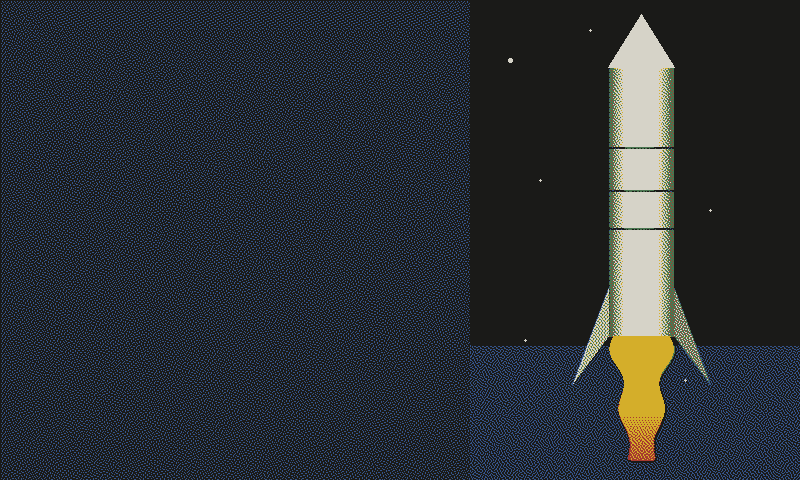
#> input picture docs/rocket-poster-kit/.compose_tmp.panel.png.panel.png, 800 x 480 px; its folder holds only this picture in this run
$ python spectra6.py .compose_tmp.panel.png.panel.png
#> lines starting #> are read from the running program, lines starting #| are printed output that depends on the picture
### docs/rocket-poster-kit/palette.py
"""
The six inks, and which pair a launch gets.

One source of truth. These values were measured off a 7.3" E Ink Spectra 6
panel, and they are deliberately NOT sRGB primaries -- the panel's gamut sits
closer to CMYK print, and its "white" reflects only 35-45% of light. It is
newsprint grey, not paper white. Design against these numbers or the piece
looks washed out on the wall and correct on your screen.

The destination pairing is what gives the series variety without redesign:
`mission.orbit.name` comes straight from Launch Library 2, so a Mars shot and
a polar sun-sync shot are different posters by construction, not by hand.
"""

# TWO palettes, and conflating them silently destroys the image.
#
# MEASURED is what the panel actually reflects. Quantize against these, so both
# the nearest-ink decision and the diffused error reflect reality -- e-paper
# shows colours 30-70% darker than nominal, and deciding against nominal RGB
# produces washed-out results with wrong error propagation.
#
# NOMINAL is what the firmware's BMP reader matches. PhotoPainter's
# GUI_BMPfile.c tests each pixel against six exact RGB triples with NO else
# clause, and `color` is declared outside the pixel loop -- so a pixel that
# matches nothing silently inherits the PREVIOUS pixel's colour and smears
# horizontally across the row. It is not a nearest-match; it is exact or
# garbage.
#
# So: design and quantize in MEASURED, then map to NOMINAL on export. Writing
# measured values into the BMP would have missed all six triples and turned
# every poster into coloured streaks.
INKS = {
    "black":  (26, 26, 24),
    "white":  (214, 211, 200),   # newsprint grey, not paper white
    "red":    (168, 57, 47),
    "yellow": (212, 174, 42),
    "blue":   (53, 84, 138),
    "green":  (74, 117, 80),
}

# Exactly what lib/GUI/GUI_BMPfile.c compares against. Do not "improve" these.
NOMINAL = {
    "black":  (0, 0, 0),
    "white":  (255, 255, 255),
    "yellow": (255, 255, 0),
    "red":    (255, 0, 0),
    "blue":   (0, 0, 255),
    "green":  (0, 255, 0),
}

MEASURED_TO_NOMINAL = {INKS[k]: NOMINAL[k] for k in INKS}

# The nibble each ink occupies in the panel's 4bpp framebuffer.
#
# VERIFIED against the firmware this build flashes, not guessed:
# aitjcize/esp32-photoframe, components/epaper_src/GUI_ColorMap.h,
# GUI_RGBToSpectra6() -- black 0, white 1, yellow 2, red 3, blue 5, green 6.
#
# Note 4 is SKIPPED. The ordering is also not alphabetical, not the order the
# inks are listed anywhere else, and puts yellow before red. Deriving it by
# enumerating a list of ink names -- which is what this file used to do -- gets
# red and yellow swapped and blue and green each shifted down one. Nothing
# catches that until a poster is on the wall with the wrong colours.
PANEL_NIBBLE = {"black": 0, "white": 1, "yellow": 2, "red": 3, "blue": 5, "green": 6}

# Order used for internal indexing and nearest-ink math. Compact 0..5, and
# deliberately NOT the panel's order -- see PANEL_NIBBLE, which is the only
# thing that may be written into a framebuffer.
INK_ORDER = ["black", "white", "red", "yellow", "blue", "green"]
INK_LIST = [(n, INKS[n]) for n in INK_ORDER]
INK_RGB = set(INKS.values())

CANVAS = (800, 480)


class Palette:
    """field = the full-bleed ground. accent = plume, rules, horizon.
    ink = the type color that reads on `field`."""

    def __init__(self, field, accent, ink="white"):
        self.field_name, self.accent_name, self.ink_name = field, accent, ink
        self.field, self.accent, self.ink = INKS[field], INKS[accent], INKS[ink]

    def __repr__(self):
        return f"Palette({self.field_name}/{self.accent_name})"


# Matched by substring against the REAL strings LL2 returns
# ("Geostationary Transfer Orbit", "Sun-Synchronous Orbit"), longest first so
# "Low Earth Orbit" cannot be shadowed by a looser rule. Order matters.
_RULES = [
    ("sun-earth l2",     Palette("black",  "blue",   "white")),
    ("sun-synchronous",  Palette("green",  "yellow", "white")),
    ("geostationary",    Palette("yellow", "red",    "black")),
    ("polar",            Palette("green",  "yellow", "white")),
    ("lunar",            Palette("black",  "yellow", "white")),
    ("moon",             Palette("black",  "yellow", "white")),
    ("mars",             Palette("red",    "white",  "white")),
    ("suborbital",       Palette("yellow", "blue",   "black")),
    ("medium earth",     Palette("blue",   "yellow", "white")),
    ("low earth",        Palette("blue",   "red",    "white")),
    ("heliocentric",     Palette("black",  "red",    "white")),
]

# `destination` is the literal string "Unknown" on real records -- three of the
# 24 samples, including both classified ones. Not an error state; a normal one.
FALLBACK = Palette("blue", "white", "white")


# [6 lines left out: function palette_for, not called in this run]


# [10 lines that do not run on import are left out]

### docs/rocket-poster-kit/spectra6.py
#!/usr/bin/env python3
"""
Spectra 6 preview + packer.

Takes any image (a painted rocket, a render, a photo) and shows you exactly what
the 7.3" E Ink Spectra 6 panel will do to it -- then writes the packed bytes the
ESP32 streams to the panel.

    python3 spectra6.py poster.png
    python3 spectra6.py poster.png --dither atkinson --saturation 2.5
    python3 spectra6.py poster.png --compare      # side-by-side original vs panel

Why this exists: you cannot eyeball whether an image survives a 6-ink panel.
Dithering is what buys tonal realism on a fixed palette -- the flat-vector
"silhouette" advice is only correct if you refuse to dither. Run your art
through this before committing to a direction.
"""
import argparse, sys
from PIL import Image, ImageEnhance
import numpy as np

# Measured-ish Spectra 6 ink values. NOT sRGB primaries -- the panel's gamut is
# closer to CMYK print, and "white" reflects only 35-45% (newsprint, not paper).
#
# Imported, not redeclared. This file used to carry its own copy, which is how
# palette.py's stated panel ordering and this file's actual ordering drifted
# apart without anything failing.
from palette import INK_LIST as INKS, INK_ORDER, PANEL_NIBBLE
PAL = np.array([c for _, c in INKS], dtype=np.float64)

# Error-diffusion kernels: (dx, dy, weight) with the divisor folded in.
KERNELS = {
    # Diffuses 100% of error. Tuned for photographs -- best tonal accuracy,
    # but it speckles flat areas and softens hard type.
    "floyd": ([(1,0,7/16),(-1,1,3/16),(0,1,5/16),(1,1,1/16)], 1.0),
    # Diffuses only 75%. Crushes near-white to clean white and near-black to
    # solid black -> punchier, keeps type crisp. Best for poster art.
    "atkinson": ([(1,0,1/8),(2,0,1/8),(-1,1,1/8),(0,1,1/8),(1,1,1/8),(0,2,1/8)], 1.0),
    # Wider spread, less directional streaking on large smooth areas (skies).
    "sierra": ([(1,0,5/32),(2,0,3/32),(-2,1,2/32),(-1,1,4/32),(0,1,5/32),
                (1,1,4/32),(2,1,2/32),(-1,2,2/32),(0,2,3/32),(1,2,2/32)], 1.0),
}

def nearest(px):
    return int(np.argmin(((PAL - px) ** 2).sum(axis=1)))

def dither(img, kernel="atkinson", inks=None):
    """Error-diffusion quantize to the 6 inks. Returns (index_map, rgb_preview).

    Deliberately plain-Python arithmetic over flat lists rather than numpy per
    pixel. The obvious implementation calls np.argmin once per pixel to find
    the nearest ink -- 384,000 array allocations for one 800x480 panel, which
    cost 5.4 seconds and made the test suite slow enough to start skipping.
    With only six inks, an unrolled loop over six tuples beats numpy's
    per-call overhead by an order of magnitude.

    Error diffusion is inherently sequential -- each pixel's error feeds its
    neighbours -- so this cannot be vectorised the way the chroma key was.
    Output is bit-identical to the numpy version; there is a test.
    """
    a = np.asarray(img.convert("RGB"), dtype=np.float64)
    h, w, _ = a.shape
    # `inks` restricts which of the six the diffusion may reach for. A grey
    # object dithered against the FULL palette reaches for red and green to
    # approximate grey, which is arithmetically nearest and visually filth --
    # a white rocket comes out speckled with colour. Neutral subjects get
    # neutral inks.
    use = [i for i, (n, _) in enumerate(INKS) if inks is None or n in inks]
    # Flat per-channel lists: indexing a Python list is far cheaper than
    # indexing a numpy array one element at a time.
    R = a[:, :, 0].ravel().tolist()
    G = a[:, :, 1].ravel().tolist()
    B = a[:, :, 2].ravel().tolist()
    pal = [(float(c[0]), float(c[1]), float(c[2])) for c in PAL]
    idx = np.zeros(h * w, dtype=np.uint8)
    offs, _ = KERNELS[kernel]

    for y in range(h):
        row = y * w
        for x in range(w):
            i0 = row + x
            r, g, b = R[i0], G[i0], B[i0]
            best, bd = use[0], 1e18
            for k in use:
                pr, pg, pb = pal[k]
                dr, dg, db = r - pr, g - pg, b - pb
                dist = dr * dr + dg * dg + db * db
                if dist < bd:
                    bd, best = dist, k
            idx[i0] = best
            pr, pg, pb = pal[best]
            er, eg, eb = r - pr, g - pg, b - pb
            for dx, dy, wt in offs:
                nx, ny = x + dx, y + dy
                if 0 <= nx < w and 0 <= ny < h:
                    j = ny * w + nx
                    R[j] += er * wt
                    G[j] += eg * wt
                    B[j] += eb * wt
    idx = idx.reshape(h, w)
    return idx, PAL[idx].astype(np.uint8)

# [28 lines left out: functions verify, index_map, not called in this run]


# compact index (INK_ORDER) -> the nibble the panel expects.
_TO_NIBBLE = np.array([PANEL_NIBBLE[n] for n in INK_ORDER], dtype=np.uint8)


# [15 lines left out: function pack, not called in this run]

def main():
    p = argparse.ArgumentParser()
    p.add_argument("image")
    p.add_argument("--out", default=None)
    p.add_argument("--dither", choices=list(KERNELS), default="atkinson")
    p.add_argument("--saturation", type=float, default=2.5,
                   help="Pre-boost. The panel renders ~80%% of print saturation; "
                        "without this everything comes out washed out.")
    p.add_argument("--contrast", type=float, default=1.15)
    p.add_argument("--size", default="800x480")
    p.add_argument("--compare", action="store_true", help="write a side-by-side")
    p.add_argument("--bin", action="store_true", help="also write packed .bin")
    a = p.parse_args()

    W, H = (int(v) for v in a.size.lower().split("x"))
    src = Image.open(a.image).convert("RGB")
#> src is the input picture: PIL image 800x480 RGB; mean R, G, B 41.8, 46.8, 52.2
    # Cover-fit, then centre-crop: never letterbox art.
    s = max(W / src.width, H / src.height)
#> s = 1
    src = src.resize((max(W,int(src.width*s)), max(H,int(src.height*s))), Image.LANCZOS)
    l, t = (src.width - W)//2, (src.height - H)//2
#> l = 0; t = 0
    src = src.crop((l, t, l + W, t + H))

    prepped = ImageEnhance.Contrast(
        ImageEnhance.Color(src).enhance(a.saturation)
    ).enhance(a.contrast)
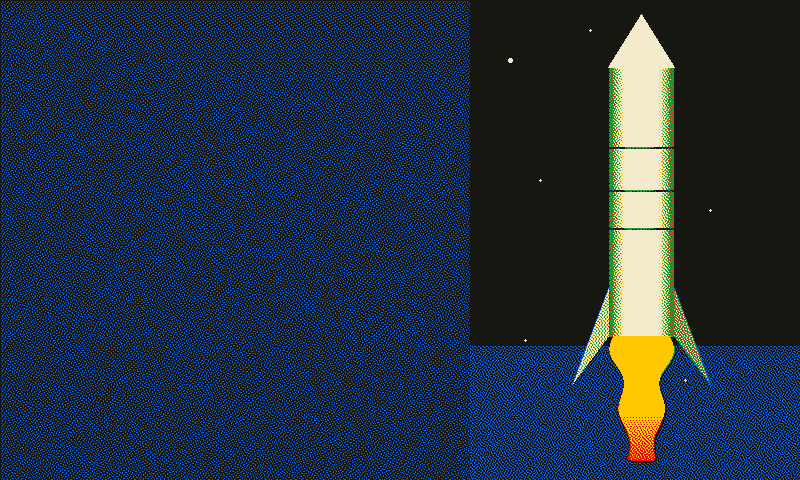
#> prepped: PIL image 800x480 RGB; mean R, G, B 32.5, 47.9, 65.8

    idx, rgb = dither(prepped, a.dither)
#> in dither, `R = a[:, :, 0].ravel().tolist()`: R = 384000 items
#> in dither, `idx = idx.reshape(h, w)`:
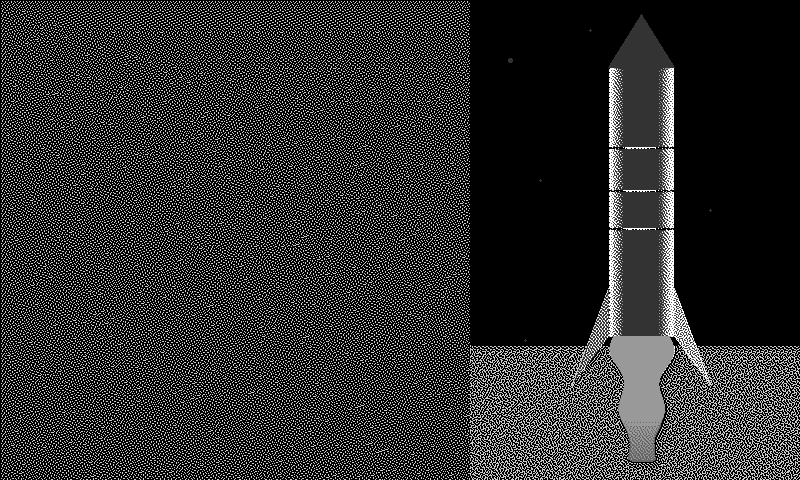
#> idx: shape (480, 800); min 0, max 5, mean 0.893; drawn with min black and max white
    panel = Image.fromarray(rgb)

    stem = a.out or a.image.rsplit(".", 1)[0]
    out = f"{stem}.panel.png"
    panel.save(out)
    print(f"panel preview -> {out}")

    if a.compare:
        c = Image.new("RGB", (W*2 + 24, H), (245,245,245))
        c.paste(src, (0,0)); c.paste(panel, (W+24,0))
        c.save(f"{stem}.compare.png"); print(f"comparison   -> {stem}.compare.png")
    if a.bin:
        b = pack(idx)
        open(f"{stem}.bin","wb").write(b)
        print(f"packed bytes -> {stem}.bin ({len(b):,} bytes)")

    used = np.bincount(idx.ravel(), minlength=6)
#> used = [286156, 14967, 1174, 5554, 71772, 4377]
    print("\nink usage:")
    for (name,_), n in zip(INKS, used):
        print(f"  {name:<7} {100*n/idx.size:5.1f}%  {'#'*int(40*n/idx.size)}")
#> this loop made 6 passes
#> (name, n) on passes 1 to 6: ('black', 286156), ('white', 14967), ('red', 1174), ('yellow', 5554), ('blue', 71772), ('green', 4377)
#|   black    74.5%  #############################
#|   white     3.9%  #
#|   red       0.3%
#|   yellow    1.4%
#|   blue     18.7%  #######
#|   green     1.1%
    if used[1] / idx.size > 0.55:
        print("\n  ! over half the panel is 'white' -- which is newsprint grey, not")
        print("    paper white. Expect this to read flat. Darken the composition.")

if __name__ == "__main__":
    sys.exit(main())
#> (the program exits here)
